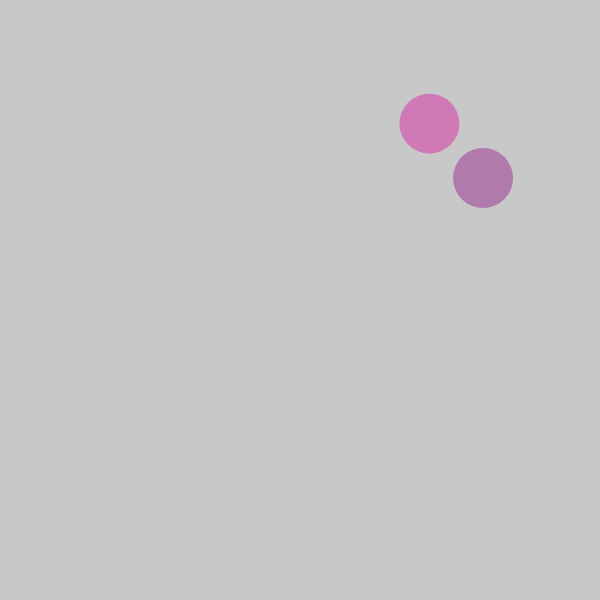
Frame 1 (no input)
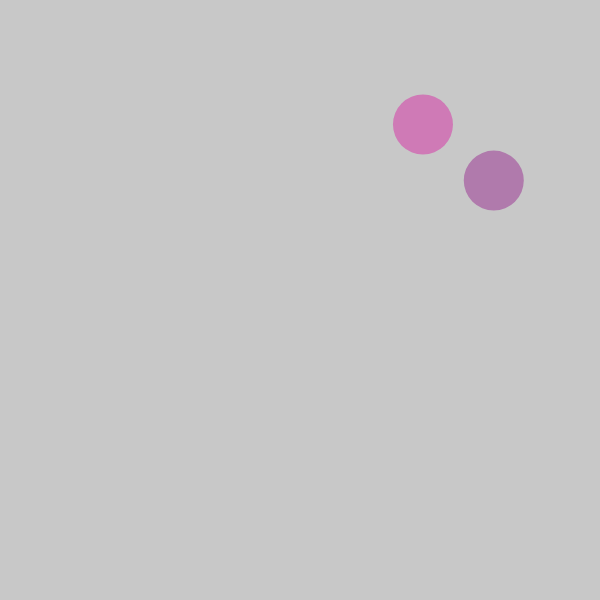
Frame 60 (no input)
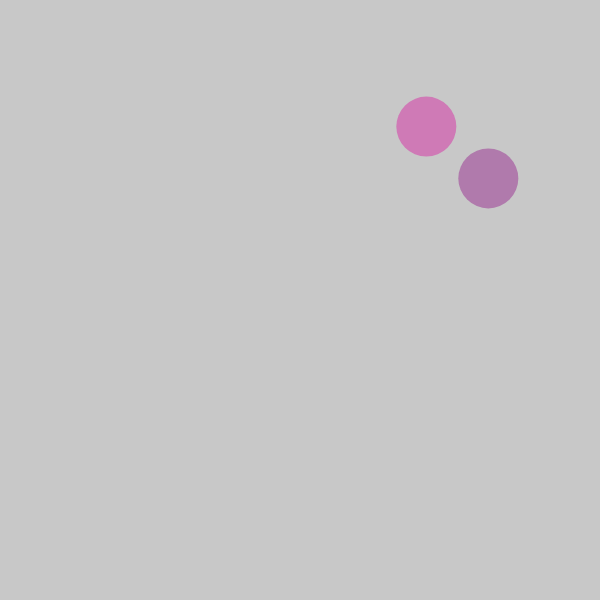
Frame 120 (the mouse pressed at the canvas centre since frame 60)

The p5.js sketch that drew these frames (run headless with seeded random() and noise() and a simulated clock; from frame 60 on, the mouse is pressed at the canvas centre):

// p5.js sketch
// ── sketch.js
var cells = [];

function setup() {
  createCanvas(600, 600);
  cells.push(new Cell());
  cells.push(new Cell());
}

function draw() {
  background(200);
  for (var i = 0; i < cells.length; i++) {
    cells[i].move();
    cells[i].show();
  }
}

function mousePressed() {
  for (var i = cells.length - 1; i >= 0; i--) {
    if (cells[i].clicked(mouseX, mouseY)) {
      cells.push(cells[i].mitosis());
      cells.push(cells[i].mitosis());
      cells.splice(i, 1);
    }
  }
}

// ── cell.js
function Cell(pos, r, c) {
  if (pos) {
    this.pos = pos.copy();
  } else {
    this.pos = createVector(random(width), random(height));
  }

  // radius
  this.r = r || 60;
  // color
  this.c = c || color(random(100, 255), 0, random(100, 255), 100);

  this.clicked = function (x, y) {
    var d = dist(this.pos.x, this.pos.y, x, y);
    if (d < this.r) {
      return true;
    } else {
      return false;
    }
  };

  this.mitosis = function () {
    // this.pos.x += random(-this.r, this.r);
    var cell = new Cell(this.pos, this.r * 0.8, this.c);
    return cell;
  };

  this.move = function () {
    var velocity = p5.Vector.random2D();
    this.pos.add(velocity);
  };

  this.show = function () {
    noStroke();
    fill(this.c);
    ellipse(this.pos.x, this.pos.y, this.r, this.r);
  };
}
